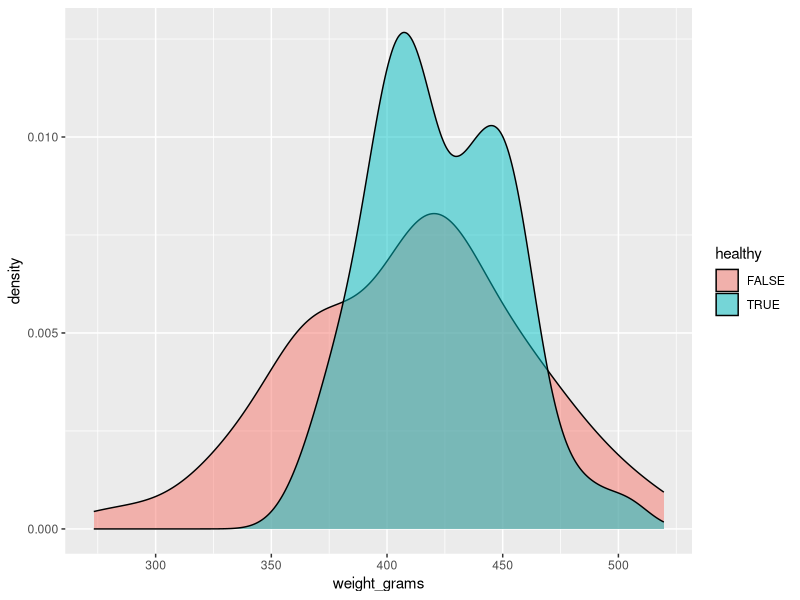

R code for this plot:
#empresa hace chips a y b. chip a es barato
#2 muestras tamaño 16 y 10 y sus varianzas muestrales son 24 y 18
#nivel de confianz del 98%. Que metodo es preferible?

a <- rnorm(16)
mean(a)
sd(a)

#standarizar la variable
z_a <- ((a-mean(a))/sd(a))
mean(z_a)
sd(z_a)

#por sd mas media
a <- z_a * sqrt(24) + 10

mean(a)
var(a)

b <- rnorm(10)

z_b <- (b-mean(b))/sd(b)

b <- z_b * sqrt(18) + 10
mean(b)
var(b)

#32
#medicina funcione en 8h con 90% (claim). En muestra de 200 alivia a 160
#a: sospechas que la afirmacion del fabricante no es cierta.
#Determina si la afirmacion del fabricante es legitima usando un 1% como nivel de significacion
#H0: para X: n pacientes aliviados ~ Binom(200,p), p >= 0.9
#Ha: para X: n pacientes aliviados ~ Binom(200,p), p < 0.9
binom.test(160,200,p = 0.9,alternative = "less",conf.level = 0.99)
#hay mucha evidencia en contra de las afirmaciones del fabricante:
#es inverosimil que cure al mas del 90% de los pacientes (p_valor al orden de 10^-5)
#la media se comprende con un 99% de garantia entre 0% y 86%
#la media observada en los datos es de 0.8


#19
#estimar mediance un IC al 99% de las vacas sanas y enfermas. datos en cows.csv
#se puede asumir que las varianzas poblacionales son iguales
#diferencia de medias de peso: ttest

library("ggplot2")
cows <- read.csv("data_exercises/cows.csv")
cows$healthy <- factor(cows$healthy)
sane <- cows[cows$healthy == T,]
crazy <- cows[cows$healthy == F,]

#normalidad: histogramas
ggplot(cows,aes(x = weight_grams, fill = healthy)) +geom_density(alpha=0.5)
t.test(sane$weight_grams,crazy$weight_grams,var.equal = T,conf.level = 0.99)

#Independencia de muestras: asumimos poblacion infinita bla bla bla 

#para asumir independencia de poblaciones hay que asumir que vienen de diferentes granjas para que no haya influencia

#40
#casa farmaceutica produce pastilla con sd muy pequena. nuevo metodo solo se acepta si la sd
#del metodo es menor que o.4mg
#10 medicamentos con media de 5.724 y sd de 0.35. nivel de significacion del 1%
#hay evidencia que apoye el nuevo metodo?
#X: peso de las pastillas con el nuevo metodo
#H0: var del nuevo metodo >= 0.4^ xxxxxxxxxx
#H0: var del nuevo metodo = 0.4 (caso mas dificil de distinguir)
#Ha: var del nuevo metodo < 0.4^2
#Se opera con varianzas para poder usar qchisq

mu <- 5.724
dv <- 0.35
#Varianza muestral S^2: (n-1)S^2/sd^2 ~ X^2(n-1)
est <- 9*(0.35^2)/0.4^2
#p_value = p de obtener eventos tan o mas extremos como los observados
pval <- pchisq(est,9)
#no hay evidencia suficiente que poye que el nuevo metodo sea mejor(la varianza no es significativamente menor que en el metodo anterior)  
  
  
  
  
  
  
  


